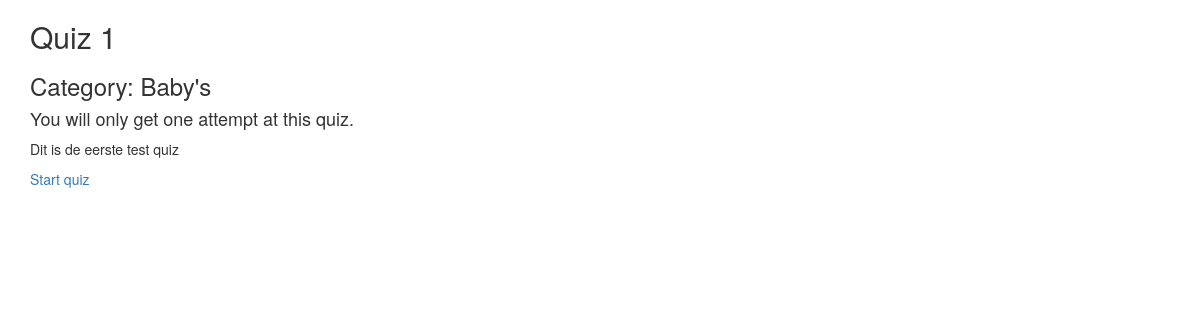
Page /quiz1/ on the committed database.
### django_quiz_bkp/quiz/models.py (models this page shows, shortened)
@python_2_unicode_compatible
class Quiz(models.Model):
    title = models.CharField(
        verbose_name=_("Title"),
        max_length=60, blank=False)
    description = models.TextField(
        verbose_name=_("Description"),
        blank=True, help_text=_("a description of the quiz"))
    url = models.SlugField(
        max_length=60, blank=False,
        help_text=_("a user friendly url"),
        verbose_name=_("user friendly url"))
    category = models.ForeignKey(
        Category, null=True, blank=True,
        verbose_name=_("Category"), on_delete=models.CASCADE)
    random_order = models.BooleanField(
        blank=False, default=False,
        verbose_name=_("Random Order"),
        help_text=_("Display the questions in "
                    "a random order or as they "
                    "are set?"))
    max_questions = models.PositiveIntegerField(
        blank=True, null=True, verbose_name=_("Max Questions"),
        help_text=_("Number of questions to be answered on each attempt."))
    answers_at_end = models.BooleanField(
        blank=False, default=False,
        help_text=_("Correct answer is NOT shown after question."
                    " Answers displayed at the end."),
        verbose_name=_("Answers at end"))
    exam_paper = models.BooleanField(
        blank=False, default=False,
        help_text=_("If yes, the result of each"
                    " attempt by a user will be"
                    " stored. Necessary for marking."),
        verbose_name=_("Exam Paper"))
    single_attempt = models.BooleanField(
        blank=False, default=False,
        help_text=_("If yes, only one attempt by"
                    " a user will be permitted."
                    " Non users cannot sit this exam."),
        verbose_name=_("Single Attempt"))
    pass_mark = models.SmallIntegerField(
        blank=True, default=0,
        verbose_name=_("Pass Mark"),
        help_text=_("Percentage required to pass exam."),
        validators=[MaxValueValidator(100)])
    success_text = models.TextField(
        blank=True, help_text=_("Displayed if user passes."),
        verbose_name=_("Success Text"))
    fail_text = models.TextField(
        verbose_name=_("Fail Text"),
        blank=True, help_text=_("Displayed if user fails."))
    draft = models.BooleanField(
        blank=True, default=False,
        verbose_name=_("Draft"),
        help_text=_("If yes, the quiz is not displayed"
                    " in the quiz list and can only be"
                    " taken by users who can edit"
                    " quizzes."))
    class Meta:
        verbose_name = _("Quiz")
        verbose_name_plural = _("Quizzes")

@python_2_unicode_compatible
class Category(models.Model):
    category = models.CharField(
        verbose_name=_("Category"),
        max_length=250, blank=True,
        unique=True, null=True)
    objects = CategoryManager()
    class Meta:
        verbose_name = _("Category")
        verbose_name_plural = _("Categories")
    def __str__(self):
        return self.category

### django_quiz_bkp/quiz/views.py (the view)
class QuizDetailView(DetailView):
    model = Quiz
    slug_field = 'url'
    def get(self, request, *args, **kwargs):
        self.object = self.get_object()
        if self.object.draft and not request.user.has_perm('quiz.change_quiz'):
            raise PermissionDenied
        context = self.get_context_data(object=self.object)
        return self.render_to_response(context)

### django_quiz_bkp/build/lib/quiz/templates/quiz/quiz_detail.html (shortened to what this page needs)
{% extends 'base.html' %}
{% load i18n %}
{% block content %}
<h2>{{ quiz.title }}</h2>
<h3>{% trans "Category" %}: {{ quiz.category }}</h3>
{% if quiz.single_attempt %}
  <h4>{% trans "You will only get one attempt at this quiz" %}.</h4>
{% endif %}
<p>{{ quiz.description }}</p>
<p>
  <a href="{% url 'quiz_question' quiz_name=quiz.url %}">
	{% trans "Start quiz" %}
  </a>
</p>
{% endblock %}

### rows in the picture
Quiz: title "Quiz 1", category "Baby's", description "Dit is de eerste test quiz"
